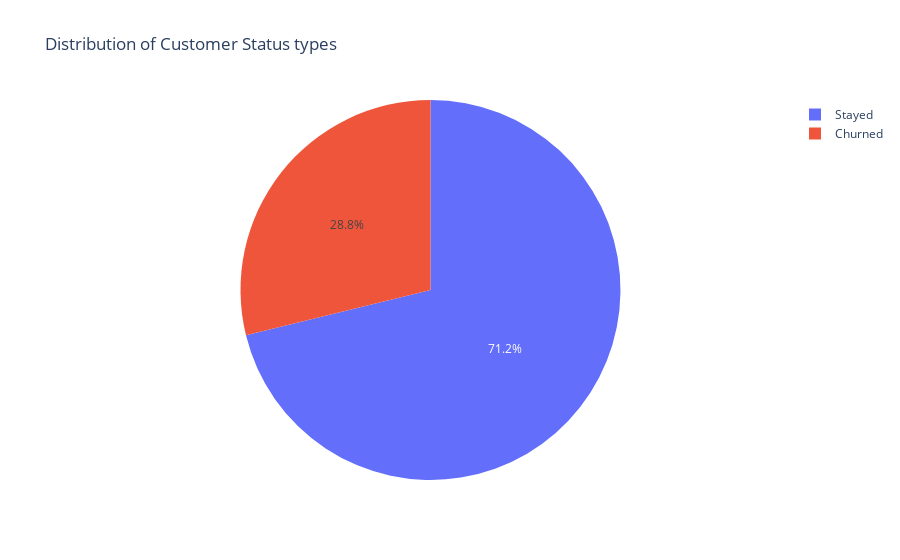

The code cell stored with this chart in its notebook:
### Code cell
# Distribution of Customer Status
type = data['Customer_Status'].value_counts()
transactions = type.index
quantity = type.values

import plotly.express as px
figure = px.pie(data, values= quantity , names = transactions ,
                title =' Distribution of Customer Status types')
figure.show()

### Figure 1 — Plotly figure (JSON) as saved in the notebook; plotly's stock layout.template omitted (floating-point values rounded to 4 significant figures)
{"data": [{"domain": {"x": [0, 1], "y": [0, 1]}, "hovertemplate": "label=%{label}<br>value=%{value}<extra></extra>", "labels": ["Stayed", "Churned"], "legendgroup": "", "name": "", "showlegend": true, "type": "pie", "values": [4275, 1732]}], "layout": {"legend": {"tracegroupgap": 0}, "title": {"text": " Distribution of Customer Status types"}}}
